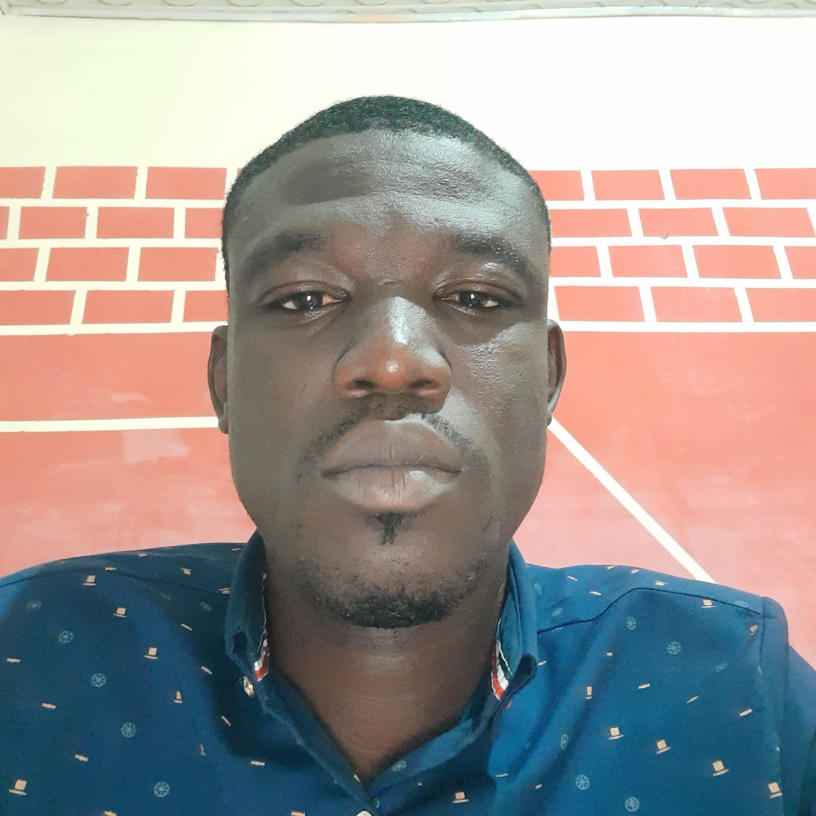
#> input picture parte2/data/men/0.jpg, 2448 x 2448 px (shown at 1/3 size); its folder holds only this picture in this run
$ python train_rf.py
#> lines starting #> are read from the running program, lines starting #| are printed output that depends on the picture
import os
import cv2
import numpy as np
from sklearn.model_selection import train_test_split
from sklearn.ensemble import RandomForestClassifier
from sklearn.metrics import accuracy_score
import joblib

# Caminhos
base_dir = "data"
categories = ["men", "women"]

# Preparação dos dados
X = []
y = []

for label, category in enumerate(categories):
    folder = os.path.join(base_dir, category)
    for filename in os.listdir(folder):
        path = os.path.join(folder, filename)
        img = cv2.imread(path)
#> img is the input picture: shape (2448, 2448, 3); mean B, G, R 148.1, 150.6, 158.5
        if img is None:
            continue
        img = cv2.resize(img, (64, 64))       # Redimensionar
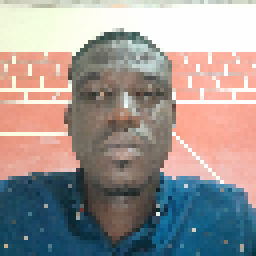
#> img: shape (64, 64, 3) (shown 4 times larger); mean B, G, R 146.9, 149.6, 158.1
        img_gray = cv2.cvtColor(img, cv2.COLOR_BGR2GRAY)  # Cinzento
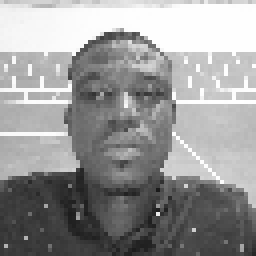
#> img_gray: shape (64, 64) (shown 4 times larger); min 27, max 255, mean 151.8
        X.append(img_gray.flatten())          # Flatten (1D)
        y.append(label)
#> pass 2 of the loop `for label, category in enumerate(categories):`:
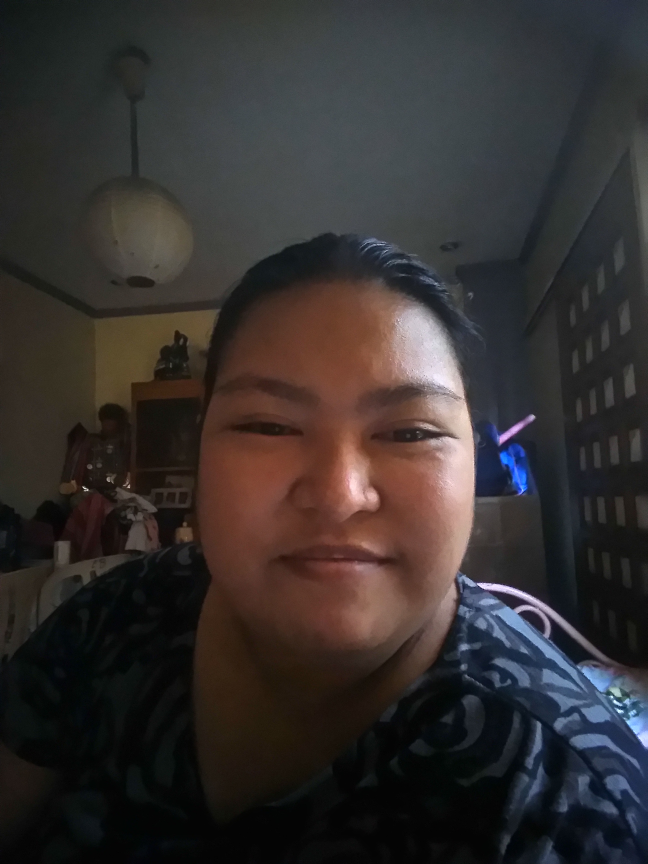
#> input picture parte2/data/women/0.jpg, 1944 x 2592 px (shown at 1/3 size)
#> img is the input picture: shape (2592, 1944, 3); mean B, G, R 47.1, 48.1, 52.8
#> `img = cv2.resize(img, (64, 64))`:
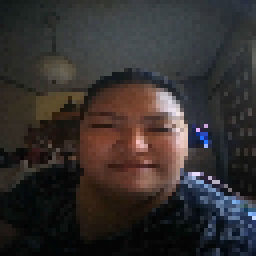
#> img: shape (64, 64, 3) (shown 4 times larger); mean B, G, R 47, 48, 52.7
#> `img_gray = cv2.cvtColor(img, cv2.COLOR_BGR2GRAY)`:
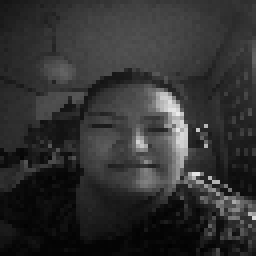
#> img_gray: shape (64, 64) (shown 4 times larger); min 1, max 235, mean 49.3

X = np.array(X)
y = np.array(y)

# Separar treino/teste
X_train, X_test, y_train, y_test = train_test_split(X, y, test_size=0.2, random_state=42)
#> y_train = [0]; y_test = [1]

# Modelo Random Forest
model = RandomForestClassifier(n_estimators=100, random_state=42)
model.fit(X_train, y_train)

# Avaliação
pred = model.predict(X_test)
#> pred = [0]
acc = accuracy_score(y_test, pred)
#> acc = 0
print(f"🌲 Accuracy Random Forest: {acc:.2%}")
#| 🌲 Accuracy Random Forest: 0.00%

# Guardar modelo
joblib.dump(model, "modelo_genero_rf.pkl")
print("💾 Modelo guardado como 'modelo_genero_rf.pkl'")
